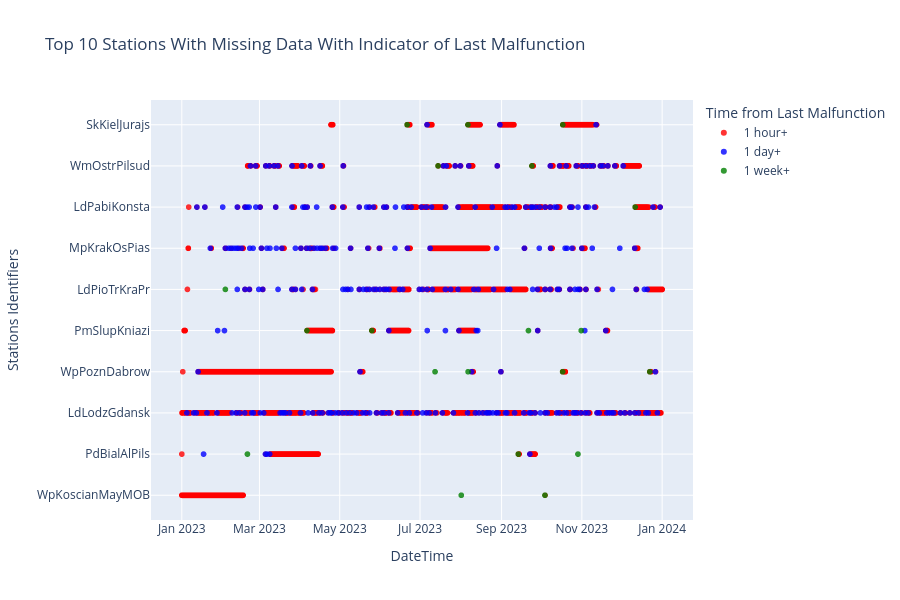

Notebook code cell kept with this figure:
### Code cell
# Wykres prezentujący braki danych w czasie z dodatkowa informacja oznaczona kolorem na temat ostatniej awarii 

import plotly.express as px
missing_data = filtered_df.set_index('DateTime').isnull()
missing_timeline = missing_data.stack().reset_index()
missing_timeline.columns = ['DateTime', 'Column', 'IsMissing']
missing_timeline = missing_timeline[missing_timeline['IsMissing']]

missing_timeline['Duration'] = missing_timeline.groupby('Column')['DateTime'].diff().dt.days.fillna(0).abs()
missing_timeline['ColorCategory'] = pd.cut(
    missing_timeline['Duration'],
    bins = [-1, 0, 24, 168, 730, float('inf')], 
    labels=['1 hour+', '1 day+', '1 week+', '1 month', '1 month+'],
    include_lowest=True
)

fig = px.scatter(
    missing_timeline,
    x='DateTime',
    y='Column',
    title='Top 10 Stations With Missing Data With Indicator of Last Malfunction',
    labels={'DateTime': 'DateTime', 'Column': 'Stations Identifiers', 'ColorCategory': 'Time from Last Malfunction'},
    color='ColorCategory',
    color_discrete_map={'1 hour+': 'red', '1 day+': 'blue', '1 week+': 'green', '1 month+': 'brown'},
    height=600
)

fig.update_traces(marker=dict(size=6, opacity=0.8))
fig.show()
fig.write_html("missing_data_plot.html")

### Figure 1 — Plotly figure (JSON) as saved in the notebook; plotly's stock layout.template omitted (floating-point values rounded to 4 significant figures; data arrays with more than 128 entries replaced by an {"elided": "..."} marker saying what was removed)
{"data": [{"hovertemplate": "Time from Last Malfunction=1 hour+<br>DateTime=%{x}<br>Stations Identifiers=%{y}<extra></extra>", "legendgroup": "1 hour+", "marker": {"color": "red", "opacity": 0.8, "size": 6, "symbol": "circle"}, "mode": "markers", "name": "1 hour+", "showlegend": true, "type": "scattergl", "x": {"elided": "13395 str values"}, "xaxis": "x", "y": {"elided": "13395 str values"}, "yaxis": "y"}, {"hovertemplate": "Time from Last Malfunction=1 day+<br>DateTime=%{x}<br>Stations Identifiers=%{y}<extra></extra>", "legendgroup": "1 day+", "marker": {"color": "blue", "opacity": 0.8, "size": 6, "symbol": "circle"}, "mode": "markers", "name": "1 day+", "showlegend": true, "type": "scattergl", "x": {"elided": "300 str values"}, "xaxis": "x", "y": {"elided": "300 str values"}, "yaxis": "y"}, {"hovertemplate": "Time from Last Malfunction=1 week+<br>DateTime=%{x}<br>Stations Identifiers=%{y}<extra></extra>", "legendgroup": "1 week+", "marker": {"color": "green", "opacity": 0.8, "size": 6, "symbol": "circle"}, "mode": "markers", "name": "1 week+", "showlegend": true, "type": "scattergl", "x": ["2023-02-03T03:00:00", "2023-02-19T21:00:00", "2023-04-06T03:00:00", "2023-05-25T09:00:00", "2023-06-21T05:00:00", "2023-07-12T10:00:00", "2023-07-14T17:00:00", "2023-08-01T09:00:00", "2023-08-06T10:00:00", "2023-08-06T13:00:00", "2023-09-13T17:00:00", "2023-09-21T10:00:00", "2023-09-24T01:00:00", "2023-10-03T23:00:00", "2023-10-17T09:00:00", "2023-10-17T12:00:00", "2023-10-29T01:00:00", "2023-10-31T12:00:00", "2023-12-11T12:00:00", "2023-12-22T14:00:00"], "xaxis": "x", "y": ["LdPioTrKraPr", "PdBialAlPils", "PmSlupKniazi", "PmSlupKniazi", "SkKielJurajs", "WpPoznDabrow", "WmOstrPilsud", "WpKoscianMayMOB", "SkKielJurajs", "WpPoznDabrow", "PdBialAlPils", "PmSlupKniazi", "WmOstrPilsud", "WpKoscianMayMOB", "WpPoznDabrow", "SkKielJurajs", "PdBialAlPils", "PmSlupKniazi", "LdPabiKonsta", "WpPoznDabrow"], "yaxis": "y"}], "layout": {"height": 600, "legend": {"title": {"text": "Time from Last Malfunction"}, "tracegroupgap": 0}, "title": {"text": "Top 10 Stations With Missing Data With Indicator of Last Malfunction"}, "xaxis": {"anchor": "y", "domain": [0, 1], "title": {"text": "DateTime"}}, "yaxis": {"anchor": "x", "domain": [0, 1], "title": {"text": "Stations Identifiers"}}}}
